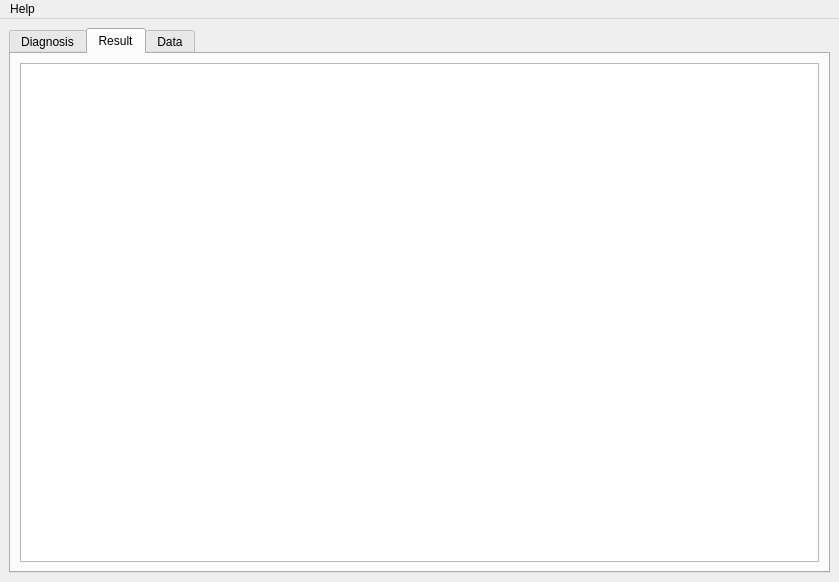
<?xml version="1.0" encoding="UTF-8"?>
<ui version="4.0">
 <class>ar::MainWindow</class>
 <widget class="QMainWindow" name="ar::MainWindow">
  <property name="geometry">
   <rect>
    <x>0</x>
    <y>0</y>
    <width>839</width>
    <height>582</height>
   </rect>
  </property>
  <property name="windowTitle">
   <string>MainWindow</string>
  </property>
  <widget class="QWidget" name="centralwidget">
   <layout class="QVBoxLayout" name="verticalLayout_3">
    <item>
     <widget class="QTabWidget" name="tabWidget">
      <property name="currentIndex">
       <number>1</number>
      </property>
      <widget class="QWidget" name="diagnosis_tab">
       <attribute name="title">
        <string>Diagnosis</string>
       </attribute>
       <layout class="QVBoxLayout" name="verticalLayout_2">
        <item>
         <layout class="QHBoxLayout" name="horizontalLayout">
          <item>
           <widget class="QGroupBox" name="groupBox">
            <property name="title">
             <string>User Information</string>
            </property>
            <property name="alignment">
             <set>Qt::AlignmentFlag::AlignCenter</set>
            </property>
            <layout class="QFormLayout" name="formLayout">
             <item row="0" column="0">
              <widget class="QLabel" name="label">
               <property name="text">
                <string>Name</string>
               </property>
              </widget>
             </item>
             <item row="0" column="1">
              <widget class="QLineEdit" name="line_name"/>
             </item>
             <item row="1" column="0">
              <widget class="QLabel" name="label_9">
               <property name="text">
                <string>Address</string>
               </property>
              </widget>
             </item>
             <item row="1" column="1">
              <widget class="QLineEdit" name="line_address"/>
             </item>
             <item row="2" column="0">
              <widget class="QLabel" name="label_10">
               <property name="text">
                <string>Age</string>
               </property>
              </widget>
             </item>
             <item row="2" column="1">
              <widget class="QSpinBox" name="spinbox_age">
               <property name="sizePolicy">
                <sizepolicy hsizetype="Fixed" vsizetype="Fixed">
                 <horstretch>0</horstretch>
                 <verstretch>0</verstretch>
                </sizepolicy>
               </property>
              </widget>
             </item>
             <item row="3" column="0">
              <widget class="QLabel" name="label_11">
               <property name="text">
                <string>Gender</string>
               </property>
              </widget>
             </item>
             <item row="3" column="1">
              <widget class="QComboBox" name="combobox_gender">
               <item>
                <property name="text">
                 <string>Male</string>
                </property>
               </item>
               <item>
                <property name="text">
                 <string>Female</string>
                </property>
               </item>
              </widget>
             </item>
             <item row="4" column="0">
              <widget class="QLabel" name="label_12">
               <property name="text">
                <string>Pregnant</string>
               </property>
              </widget>
             </item>
             <item row="4" column="1">
              <widget class="QCheckBox" name="checkbox_pregnant">
               <property name="text">
                <string/>
               </property>
              </widget>
             </item>
             <item row="5" column="0">
              <widget class="QLabel" name="label_7">
               <property name="text">
                <string>Weight (kg)</string>
               </property>
              </widget>
             </item>
             <item row="5" column="1">
              <widget class="QDoubleSpinBox" name="dspinbox_weight"/>
             </item>
             <item row="6" column="0">
              <widget class="QLabel" name="label_8">
               <property name="text">
                <string>Height (cm)</string>
               </property>
              </widget>
             </item>
             <item row="6" column="1">
              <widget class="QSpinBox" name="spinbox_height"/>
             </item>
            </layout>
           </widget>
          </item>
          <item>
           <widget class="QGroupBox" name="groupBox_2">
            <property name="title">
             <string>Medical Data</string>
            </property>
            <property name="alignment">
             <set>Qt::AlignmentFlag::AlignCenter</set>
            </property>
            <layout class="QFormLayout" name="formLayout_2">
             <item row="0" column="0">
              <widget class="QLabel" name="label_pregnancies">
               <property name="text">
                <string>Pregnancies</string>
               </property>
              </widget>
             </item>
             <item row="0" column="1">
              <widget class="QSpinBox" name="spinbox_pregnancies">
               <property name="readOnly">
                <bool>false</bool>
               </property>
               <property name="buttonSymbols">
                <enum>QAbstractSpinBox::ButtonSymbols::UpDownArrows</enum>
               </property>
               <property name="accelerated">
                <bool>false</bool>
               </property>
              </widget>
             </item>
             <item row="1" column="0">
              <widget class="QLabel" name="label_3">
               <property name="text">
                <string>Glucose</string>
               </property>
              </widget>
             </item>
             <item row="1" column="1">
              <widget class="QSpinBox" name="spinbox_glucose"/>
             </item>
             <item row="2" column="0">
              <widget class="QLabel" name="label_4">
               <property name="text">
                <string>Blood Pressure</string>
               </property>
              </widget>
             </item>
             <item row="2" column="1">
              <widget class="QSpinBox" name="spinbox_blood"/>
             </item>
             <item row="3" column="0">
              <widget class="QLabel" name="label_5">
               <property name="text">
                <string>Skin Thickness</string>
               </property>
              </widget>
             </item>
             <item row="3" column="1">
              <widget class="QSpinBox" name="spinbox_skin"/>
             </item>
             <item row="4" column="0">
              <widget class="QLabel" name="label_6">
               <property name="text">
                <string>Insulin</string>
               </property>
              </widget>
             </item>
             <item row="4" column="1">
              <widget class="QSpinBox" name="spinbox_insulin"/>
             </item>
             <item row="5" column="0">
              <widget class="QLabel" name="label_13">
               <property name="text">
                <string>Body Mass Index</string>
               </property>
              </widget>
             </item>
             <item row="5" column="1">
              <widget class="QDoubleSpinBox" name="dspinbox_bmi">
               <property name="readOnly">
                <bool>true</bool>
               </property>
               <property name="buttonSymbols">
                <enum>QAbstractSpinBox::ButtonSymbols::NoButtons</enum>
               </property>
              </widget>
             </item>
             <item row="6" column="0">
              <widget class="QLabel" name="label_14">
               <property name="text">
                <string>Diabetes Pedigree Function</string>
               </property>
              </widget>
             </item>
             <item row="6" column="1">
              <widget class="QDoubleSpinBox" name="dspinbox_dpf">
               <property name="readOnly">
                <bool>true</bool>
               </property>
               <property name="buttonSymbols">
                <enum>QAbstractSpinBox::ButtonSymbols::NoButtons</enum>
               </property>
              </widget>
             </item>
            </layout>
           </widget>
          </item>
         </layout>
        </item>
        <item>
         <widget class="QGroupBox" name="groupBox_3">
          <property name="title">
           <string>Family Diseases</string>
          </property>
          <property name="alignment">
           <set>Qt::AlignmentFlag::AlignCenter</set>
          </property>
          <layout class="QHBoxLayout" name="horizontalLayout_2">
           <item>
            <layout class="QFormLayout" name="formLayout_3">
             <item row="0" column="0">
              <widget class="QLabel" name="label_15">
               <property name="text">
                <string>Grandparents</string>
               </property>
              </widget>
             </item>
             <item row="0" column="1">
              <widget class="QSpinBox" name="spinbox_grandparents"/>
             </item>
             <item row="1" column="0">
              <widget class="QLabel" name="label_17">
               <property name="text">
                <string>Parents</string>
               </property>
              </widget>
             </item>
             <item row="1" column="1">
              <widget class="QSpinBox" name="spinbox_parents"/>
             </item>
            </layout>
           </item>
           <item>
            <layout class="QFormLayout" name="formLayout_4">
             <item row="0" column="0">
              <widget class="QLabel" name="label_16">
               <property name="text">
                <string>Siblings</string>
               </property>
              </widget>
             </item>
             <item row="0" column="1">
              <widget class="QSpinBox" name="spinbox_siblings"/>
             </item>
            </layout>
           </item>
          </layout>
         </widget>
        </item>
        <item>
         <layout class="QHBoxLayout" name="horizontalLayout_3">
          <property name="sizeConstraint">
           <enum>QLayout::SizeConstraint::SetDefaultConstraint</enum>
          </property>
          <item>
           <widget class="QPushButton" name="btn_clear">
            <property name="text">
             <string>Clear</string>
            </property>
           </widget>
          </item>
          <item>
           <widget class="QPushButton" name="btn_start_diagnosis">
            <property name="text">
             <string>Start Diagnosis</string>
            </property>
           </widget>
          </item>
         </layout>
        </item>
       </layout>
      </widget>
      <widget class="QWidget" name="result_tab">
       <attribute name="title">
        <string>Result</string>
       </attribute>
       <layout class="QVBoxLayout" name="verticalLayout">
        <item>
         <widget class="QTableWidget" name="result_table"/>
        </item>
       </layout>
      </widget>
      <widget class="QWidget" name="data_tab">
       <attribute name="title">
        <string>Data</string>
       </attribute>
       <layout class="QVBoxLayout" name="verticalLayout_4">
        <item>
         <widget class="QTableWidget" name="tableWidget"/>
        </item>
       </layout>
      </widget>
     </widget>
    </item>
   </layout>
  </widget>
  <widget class="QMenuBar" name="menuBar">
   <property name="geometry">
    <rect>
     <x>0</x>
     <y>0</y>
     <width>839</width>
     <height>23</height>
    </rect>
   </property>
   <widget class="QMenu" name="menuHelp">
    <property name="title">
     <string>Help</string>
    </property>
    <addaction name="actionAbout"/>
   </widget>
   <addaction name="menuHelp"/>
  </widget>
  <action name="actionAbout">
   <property name="text">
    <string>About</string>
   </property>
  </action>
 </widget>
 <resources/>
 <connections/>
</ui>
